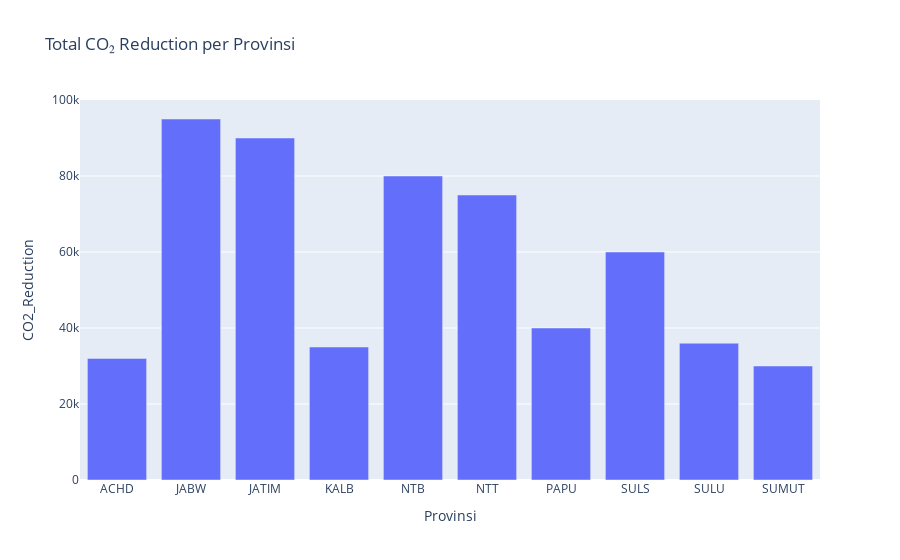
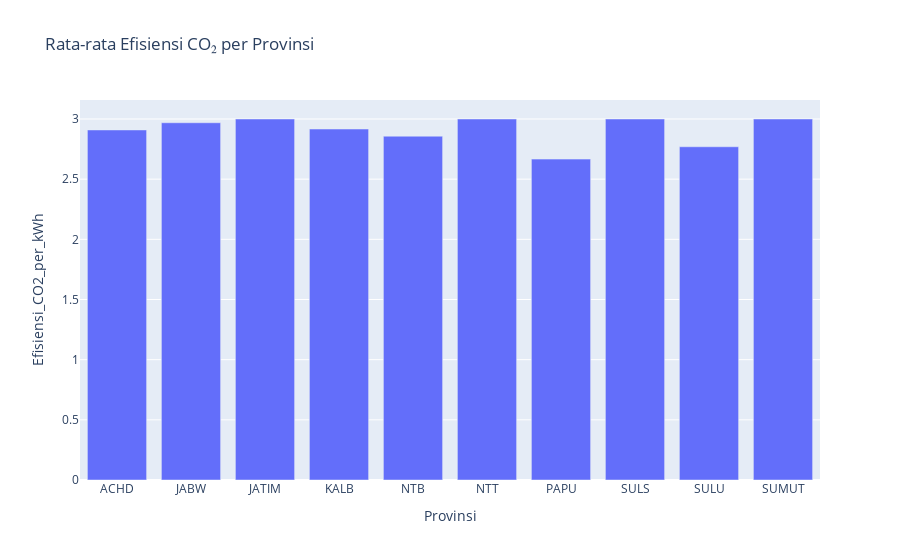
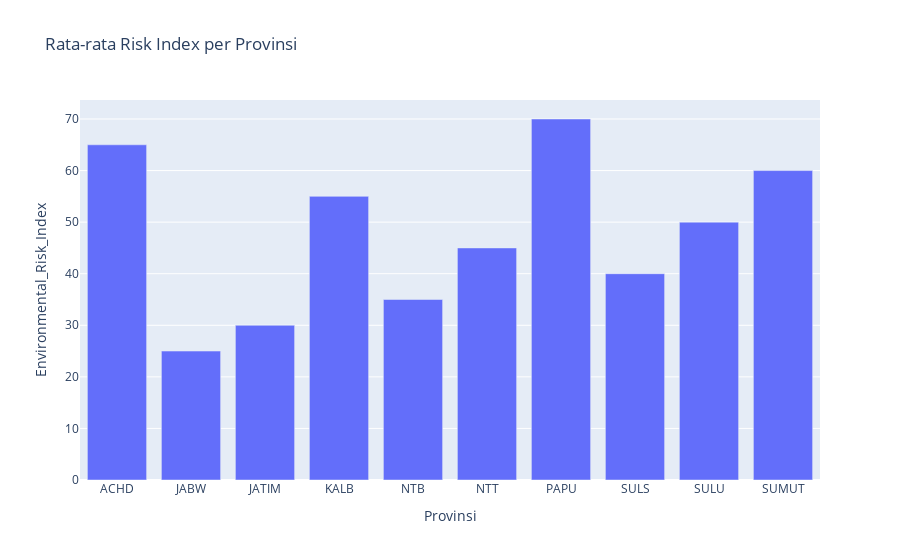

The notebook cell saved with these charts, in order:
### Markdown cell above
## Analisa Total C02, Rata-rata efisiensi, Rata-rata risiko per provinsi dengan Bar Chart

### Code cell
# Total CO2 Reduction per Provinsi
prov_emisi = df.groupby("Provinsi")["CO2_Reduction"].sum().reset_index()
fig4 = px.bar(prov_emisi, x="Provinsi", y="CO2_Reduction", title="Total CO₂ Reduction per Provinsi")
fig4.show()

# Rata-rata Efisiensi per Provinsi
prov_eff = df.groupby("Provinsi")["Efisiensi_CO2_per_kWh"].mean().reset_index()
fig5 = px.bar(prov_eff, x="Provinsi", y="Efisiensi_CO2_per_kWh", title="Rata-rata Efisiensi CO₂ per Provinsi")
fig5.show()

# Rata-rata Risiko per Provinsi
prov_risk = df.groupby("Provinsi")["Environmental_Risk_Index"].mean().reset_index()
fig6 = px.bar(prov_risk, x="Provinsi", y="Environmental_Risk_Index", title="Rata-rata Risk Index per Provinsi")
fig6.show()

### Figure 1 — Plotly figure (JSON) as saved in the notebook; plotly's stock layout.template omitted (floating-point values rounded to 4 significant figures)
{"data": [{"hovertemplate": "Provinsi=%{x}<br>CO2_Reduction=%{y}<extra></extra>", "legendgroup": "", "marker": {"color": "#636efa", "pattern": {"shape": ""}}, "name": "", "orientation": "v", "showlegend": false, "textposition": "auto", "type": "bar", "x": ["ACHD", "JABW", "JATIM", "KALB", "NTB", "NTT", "PAPU", "SULS", "SULU", "SUMUT"], "xaxis": "x", "y": [32000, 95000, 90000, 35000, 80000, 75000, 40000, 60000, 36000, 30000], "yaxis": "y"}], "layout": {"barmode": "relative", "legend": {"tracegroupgap": 0}, "title": {"text": "Total CO₂ Reduction per Provinsi"}, "xaxis": {"anchor": "y", "domain": [0, 1], "title": {"text": "Provinsi"}}, "yaxis": {"anchor": "x", "domain": [0, 1], "title": {"text": "CO2_Reduction"}}}}

### Figure 2 — Plotly figure (JSON) as saved in the notebook; plotly's stock layout.template omitted (floating-point values rounded to 4 significant figures)
{"data": [{"hovertemplate": "Provinsi=%{x}<br>Efisiensi_CO2_per_kWh=%{y}<extra></extra>", "legendgroup": "", "marker": {"color": "#636efa", "pattern": {"shape": ""}}, "name": "", "orientation": "v", "showlegend": false, "textposition": "auto", "type": "bar", "x": ["ACHD", "JABW", "JATIM", "KALB", "NTB", "NTT", "PAPU", "SULS", "SULU", "SUMUT"], "xaxis": "x", "y": [2.909, 2.969, 3.0, 2.917, 2.857, 3.0, 2.667, 3.0, 2.769, 3.0], "yaxis": "y"}], "layout": {"barmode": "relative", "legend": {"tracegroupgap": 0}, "title": {"text": "Rata-rata Efisiensi CO₂ per Provinsi"}, "xaxis": {"anchor": "y", "domain": [0, 1], "title": {"text": "Provinsi"}}, "yaxis": {"anchor": "x", "domain": [0, 1], "title": {"text": "Efisiensi_CO2_per_kWh"}}}}

### Figure 3 — Plotly figure (JSON) as saved in the notebook; plotly's stock layout.template omitted (floating-point values rounded to 4 significant figures)
{"data": [{"hovertemplate": "Provinsi=%{x}<br>Environmental_Risk_Index=%{y}<extra></extra>", "legendgroup": "", "marker": {"color": "#636efa", "pattern": {"shape": ""}}, "name": "", "orientation": "v", "showlegend": false, "textposition": "auto", "type": "bar", "x": ["ACHD", "JABW", "JATIM", "KALB", "NTB", "NTT", "PAPU", "SULS", "SULU", "SUMUT"], "xaxis": "x", "y": [65.0, 25.0, 30.0, 55.0, 35.0, 45.0, 70.0, 40.0, 50.0, 60.0], "yaxis": "y"}], "layout": {"barmode": "relative", "legend": {"tracegroupgap": 0}, "title": {"text": "Rata-rata Risk Index per Provinsi"}, "xaxis": {"anchor": "y", "domain": [0, 1], "title": {"text": "Provinsi"}}, "yaxis": {"anchor": "x", "domain": [0, 1], "title": {"text": "Environmental_Risk_Index"}}}}
